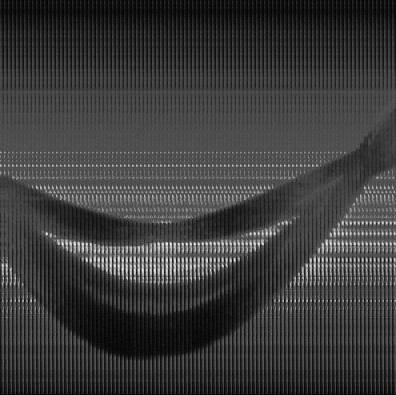
#> input picture sinogram/sinogram_1.jpg, 396 x 395 px, given as the content of the folder ./raw_images, which was not available
$ python run.py
#> lines starting #> are read from the running program, lines starting #| are printed output that depends on the picture; pictures that were not available may be replaced by others from this repository, and a replacement may not be noted
### transform.py
#pylint: disable-all
from PIL import Image
import shutil
import os

"""
A classe TransformImages é responsável por:
-> Rotacionar a imagem em 90 graus
-> Obter fotos preto e branco
-> Cortar a foto nos limites do feixe de luz vermelho
"""

class TransformImages():

  def __init__(self) -> None:
    self.__raw_images_path = "./raw_images"
    self.__images_transformed_path = "./images_transformed"
    self.__images_crop_params = (5,195,400,199)
    self.__rotation_angle = 90
    self.__reset_folder(self.__images_transformed_path)

  def transform_images(self):
    i = 0
    for img_name in os.listdir(self.__raw_images_path):
      if img_name.lower().endswith((".png", ".jpg", ".jpeg")):
        img_path = os.path.join(self.__raw_images_path, img_name)
        with Image.open(img_path) as img:
#> img is the input picture: PIL image 396x395 RGB; min 0, max 240, mean 59.2
          img_white_black = img.convert("L")
          crop_image = img_white_black.crop(self.__images_crop_params)
          rotated_image = crop_image.rotate(self.__rotation_angle, expand=True)
          output_path = os.path.join(self.__images_transformed_path, f"transformed_{img_name}")
          rotated_image.save(output_path)
          print(f"Imagem {i} tratada salva em ./images_transformed")
          i += 1

  def __reset_folder(self, path):
    if os.path.exists(path):
      shutil.rmtree(path)
      print(f"O caminho {path} foi excluído.")
    os.makedirs(path)
    print(f"O caminho {path} foi criado.")

# Test
# tranform_images = TransformImages()
# tranform_images.transform_images()

### sinogram.py
#pylint: disable-all
from PIL import Image
import shutil
import os

"""
A classe Sinogram é responsável por:
-> Formar colagens (sinogramas) de 99 imagens agrupagas de forma horizontal
-> Um grupo de imagens terá menos de 99 imagens e será descartado
-> Algumas imagens foram registradas incorretamente (terminadas pelo numero par),
desta forma, o sinograma ficou invertido e a função rotate_images() inverte para a posição correta.
"""

class Sinogram():

  def __init__(self, group_size) -> None:
    self.__images_transformed_path = "./images_transformed"
    self.__sinogram_path = "./sinogram"
    self.__group_size = group_size
    self.__reset_folder(self.__sinogram_path)

  def get_image_paths(self):
    image_paths = [
      os.path.join(self.__images_transformed_path, img)
      for img in os.listdir(self.__images_transformed_path)
      if img.lower().endswith(('.png', '.jpg', '.jpeg'))
    ]
    return image_paths

  # [15 lines left out: function create_sinogram, not called in this run]

  def process_images(self):
    image_paths = self.get_image_paths()
    total_images = len(image_paths)
    for i in range(0, total_images, self.__group_size):
      group = image_paths[i:i + self.__group_size]
      if len(group) < self.__group_size:
        print("Há um grupo que não fará parte do sinograma, pois, possui menos de 99 fotos.")
        continue
      images = [Image.open(img_path) for img_path in group]
      self.create_sinogram(images, i//self.__group_size)

  def rotate_images(self):
    sinogram_images = [
      img for img in os.listdir(self.__sinogram_path)
      if img.lower().endswith(('.png', '.jpg', '.jpeg'))
    ]

    i = 1
    for img_name in sinogram_images:
      try:
        number = int(img_name.split("_")[-1].split(".")[0])
        if (number % 2 == 0):
          img_path = os.path.join(self.__sinogram_path, img_name)
          with Image.open(img_path) as img:
            rotated_img = img.rotate(180)
            rotated_img.save(img_path)
          print(f"Imagem {i} invertidas foram corrigidas.")
          i += 1
      except ValueError:
        print(f"Nome do arquivo inválido. Arquivo {img_name} ignorada.")
#> pass 2 of the loop in rotate_images, `for img_name in sinogram_images:`:
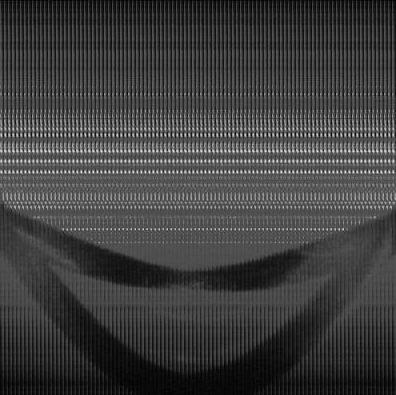
#> input picture sinogram/sinogram_10.jpg, 396 x 395 px
#> in rotate_images, img is the input picture: PIL image 396x395 RGB; min 0, max 239, mean 63.2
#> in rotate_images, `rotated_img = img.rotate(180)`:
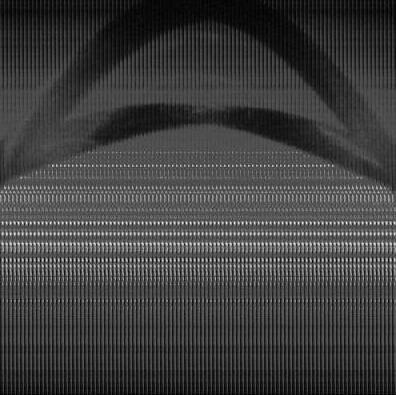
#> rotated_img: PIL image 396x395 RGB; min 0, max 239, mean 63.2
#> pass 3 of the loop in rotate_images, `for img_name in sinogram_images:`:
#> the loop made 4 passes; the first 3 are shown

  def __reset_folder(self, path):
    if os.path.exists(path):
      shutil.rmtree(path)
      print(f"O caminho {path} foi excluído.")
    os.makedirs(path)
    print(f"O caminho {path} foi criado.")

# Test
# sinogram = Sinogram(99)
# sinogram.process_images()
# sinogram.rotate_images()

### radon.py
#pylint: disable-all
import os
import shutil
import numpy as np
from skimage.io import imread, imsave
from skimage.transform import radon

class RadonTransformer:

  def __init__(self) -> None:
    self.__sinogram_path = "./sinogram"
    self.__radon_path = "./radon"
    self.__reset_folder(self.__radon_path)

  def radon_transform(self):
    i = 1
    for img_name in os.listdir(self.__sinogram_path):
      if img_name.lower().endswith(('.png', '.jpg', '.jpeg')):
        image_path = os.path.join(self.__sinogram_path, img_name)
        image = imread(image_path, as_gray=True)
#> image: shape (395, 396) float64; min 0, max 0.941, mean 0.232
        theta = np.linspace(0., 180., max(image.shape), endpoint=False)
#> theta = 396 values from 0 to 179.5
        sinogram = radon(image, theta=theta, circle=True)
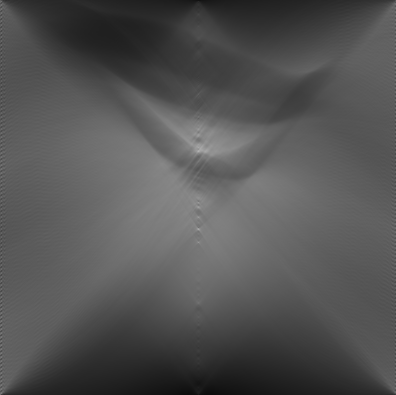
#> sinogram: shape (395, 396) float64; min 12.48, max 178.9, mean 84.2
        sinogram_normalized = 255 * (sinogram - np.min(sinogram)) / (np.max(sinogram) - np.min(sinogram))
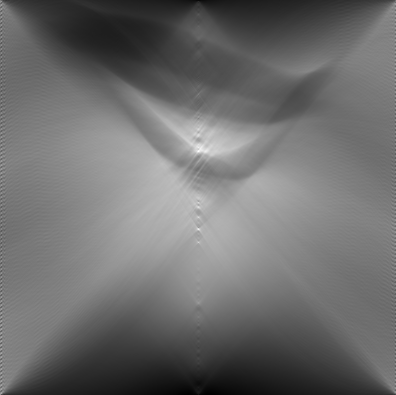
#> sinogram_normalized: shape (395, 396) float64; min 0, max 255, mean 110
        sinogram_uint8 = sinogram_normalized.astype(np.uint8)
        image_name = os.path.basename(image_path).split(".")[0]
        output_path = os.path.join(self.__radon_path, f"{image_name}_radon.png")
        imsave(output_path, sinogram_uint8)  # Salvar o sinograma normalizado
        print(f"Sinograma {i} após transformada de Radon salvo em: {output_path}")
        i += 1
#> pass 2 of the loop in radon_transform, `for img_name in os.listdir(self.__sinogram_path):`:
#> in radon_transform, `sinogram = radon(image, theta=theta, circle=True)`:
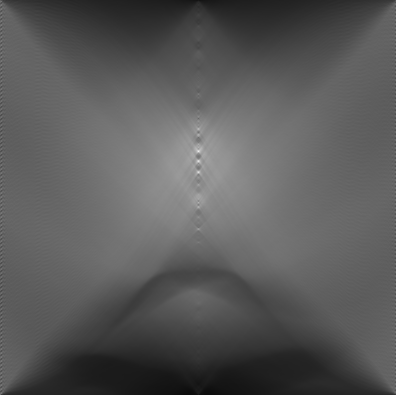
#> sinogram: shape (395, 396) float64; min 11.63, max 237.5, mean 90.4
#> pass 3 of the loop in radon_transform, `for img_name in os.listdir(self.__sinogram_path):`:
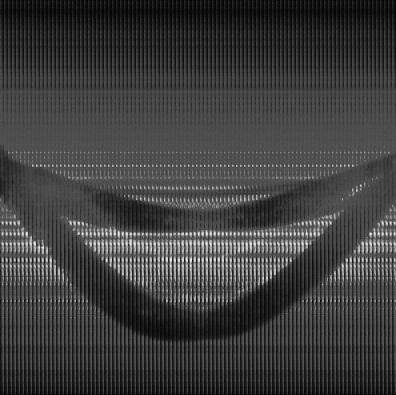
#> input picture sinogram/sinogram_11.jpg, 396 x 395 px
#> in radon_transform, image is the input picture: shape (395, 396) float64; min 0, max 0.988, mean 0.243
#> in radon_transform, `sinogram = radon(image, theta=theta, circle=True)`:
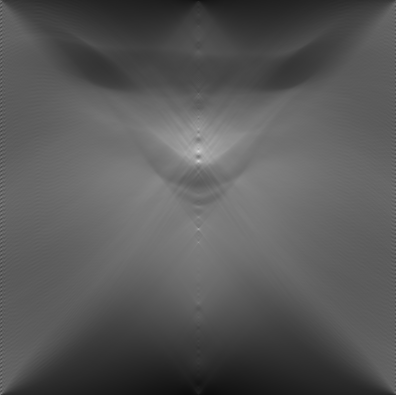
#> sinogram: shape (395, 396) float64; min 13.07, max 214, mean 88.6
#> the loop made 4 passes; the first 3 are shown

  def __reset_folder(self, path):
    if os.path.exists(path):
      shutil.rmtree(path)
      print(f"O caminho {path} foi excluído.")
    os.makedirs(path)
    print(f"O caminho {path} foi criado.")

# Teste
# radon_transform = RadonTransformer()
# radon_transform.radon_transform()

### chart.py
#pylint: disable-all

import os
import numpy as np
from skimage.io import imread
import matplotlib.pyplot as plt
from mpl_toolkits.mplot3d import Axes3D

class ChartTomography:
  def __init__(self) -> None:
    self.__radon_path = "./radon"

  def plot_radon_stack_3d(self):
    image_files = sorted([f for f in os.listdir(self.__radon_path)
                          if f.lower().endswith(('.png', '.jpg', '.jpeg'))])
    if not image_files:
      print("Nenhuma imagem encontrada na pasta fornecida.")
      return

    stack = []
    for img_file in image_files:
      image_path = os.path.join(self.__radon_path, img_file)
      image = imread(image_path, as_gray=True)
      stack.append(image)
    volume = np.array(stack)

    z_dim, y_dim, x_dim = volume.shape
    z, y, x = np.meshgrid(
      np.arange(z_dim),
      np.arange(y_dim),
      np.arange(x_dim),
      indexing='ij'
      )

    fig = plt.figure(figsize=(10, 8))
    ax = fig.add_subplot(111, projection='3d')

    step = max(1, z_dim // 30)
    for i in range(0, z_dim, step):
      ax.contourf(x[i], y[i], volume[i], zdir='z', offset=i, cmap='gray', alpha=0.8)

    ax.set_xlabel("X")
    ax.set_ylabel("Y")
    ax.set_zlabel("Z")
    ax.set_title("Empilhamento 3D de Imagens (Transformada de Radon)")
    plt.show()

# Test
# chart_tomography = ChartTomography()
# chart_tomography.plot_radon_stack_3d()

### run.py
#pylint: disable-all
from sinogram import Sinogram
from transform import TransformImages
from radon import RadonTransformer
from chart import ChartTomography

"""
Arquivo principal de inicialização da tomografia com Python
"""

tranform_images = TransformImages()
tranform_images.transform_images()
sinogram = Sinogram(99)
sinogram.process_images()
sinogram.rotate_images()
radon_transform = RadonTransformer()
radon_transform.radon_transform()
chart_tomography = ChartTomography()
chart_tomography.plot_radon_stack_3d()
